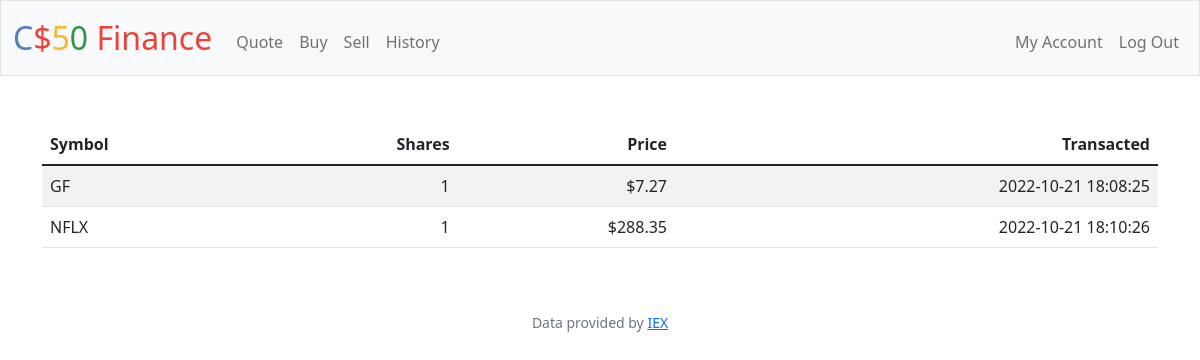
The app's page /history (signed in) with its own data.
### tables this page shows
CREATE TABLE transactions (id INTEGER PRIMARY KEY AUTOINCREMENT NOT NULL, user_id INTEGER, symbol TEXT ,name TEXT, shares INTEGER, price REAL, date TIMESTAMP);

### app.py (the view)
@app.route("/history")
@login_required
def history():
    user_id = session["user_id"]
    transactions = db.execute("SELECT symbol, shares, price, date FROM transactions WHERE user_id = ?", user_id)
    return render_template("history.html", transactions=transactions)

### app.py (called while the page is built)
@app.after_request
def after_request(response):
    response.headers["Cache-Control"] = "no-cache, no-store, must-revalidate"
    response.headers["Expires"] = 0
    response.headers["Pragma"] = "no-cache"
    return response

### helpers.py (called while the page is built)
def login_required(f):
    @wraps(f)
    def decorated_function(*args, **kwargs):
        if session.get("user_id") is None:
            return redirect("/login")
        return f(*args, **kwargs)
    return decorated_function

### templates/history.html (shortened to what this page needs)
{% extends "layout.html" %}
{% block main %}
    <div class="container">
    <table class="table table-striped table-hover" id="table1">
        <thead>
            <tr>
                <th class="text-start">Symbol</th>
                <th class="text-end">Shares</th>
                <th class="text-end">Price</th>
                <th class="text-end">Transacted</th>
            </tr>
        </thead>
        <tbody>
            {% for row in transactions %}
            <tr>
                <td class="text-start">{{ row["symbol"] }}</td>
                <td class="text-end">{{ row["shares"] }}</td>
                <td class="text-end">${{ row["price"] }}</td>
                <td class="text-end">{{ row["date"] }}</td>
            </tr>
            {% endfor %}
        </tbody>
    </table>
</div>
{% endblock %}

### records on screen
transactions: symbol "GF", shares "1", price "7.27", date "2022-10-21 18:08:25"
transactions: symbol "NFLX", shares "1", price "288.35", date "2022-10-21 18:10:26"
